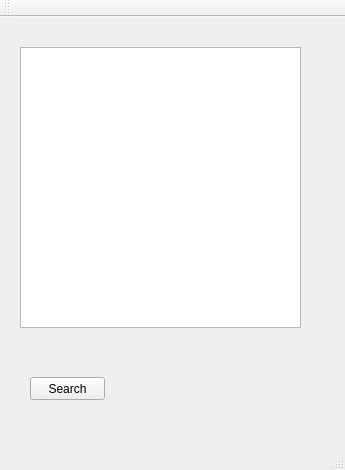
<?xml version="1.0" encoding="UTF-8"?>
<ui version="4.0">
 <class>MainWindow</class>
 <widget class="QMainWindow" name="MainWindow">
  <property name="geometry">
   <rect>
    <x>0</x>
    <y>0</y>
    <width>345</width>
    <height>470</height>
   </rect>
  </property>
  <property name="windowTitle">
   <string>MainWindow</string>
  </property>
  <widget class="QWidget" name="centralWidget">
   <widget class="QListView" name="listView">
    <property name="geometry">
     <rect>
      <x>20</x>
      <y>30</y>
      <width>281</width>
      <height>281</height>
     </rect>
    </property>
   </widget>
   <widget class="QPushButton" name="searchpushButton">
    <property name="geometry">
     <rect>
      <x>30</x>
      <y>360</y>
      <width>75</width>
      <height>23</height>
     </rect>
    </property>
    <property name="text">
     <string>Search</string>
    </property>
   </widget>
  </widget>
  <widget class="QMenuBar" name="menuBar">
   <property name="geometry">
    <rect>
     <x>0</x>
     <y>0</y>
     <width>345</width>
     <height>23</height>
    </rect>
   </property>
  </widget>
  <widget class="QToolBar" name="mainToolBar">
   <attribute name="toolBarArea">
    <enum>TopToolBarArea</enum>
   </attribute>
   <attribute name="toolBarBreak">
    <bool>false</bool>
   </attribute>
  </widget>
  <widget class="QStatusBar" name="statusBar"/>
 </widget>
 <layoutdefault spacing="6" margin="11"/>
 <resources/>
 <connections/>
</ui>
